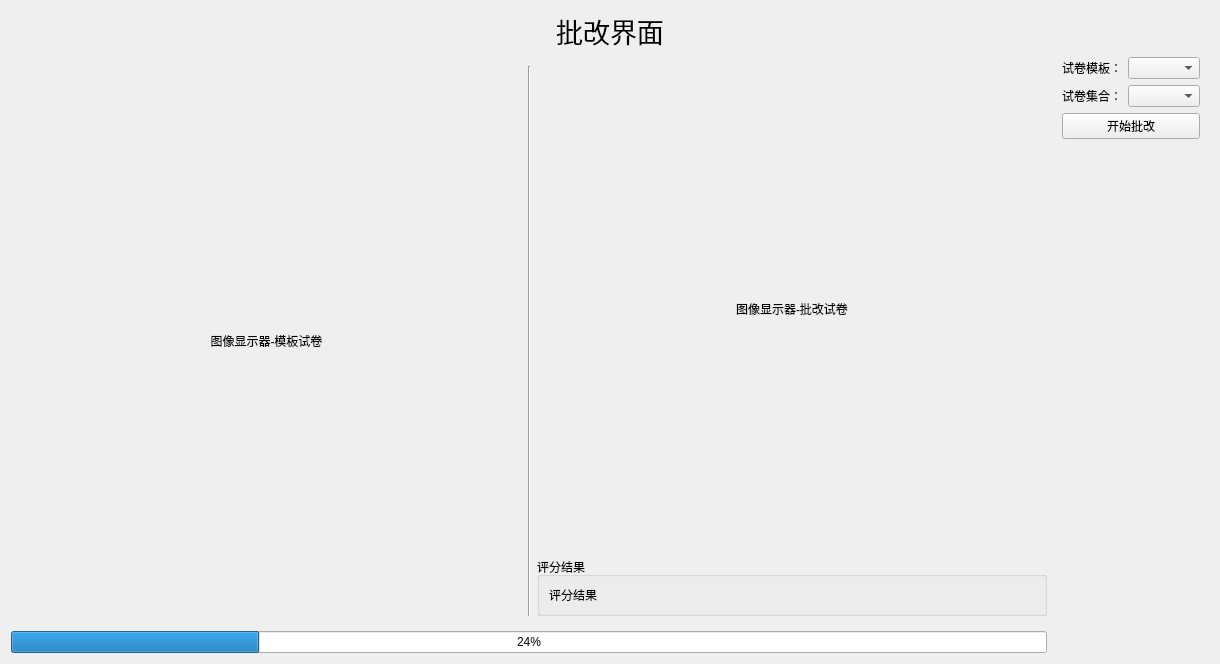
<?xml version="1.0" encoding="UTF-8"?>
<ui version="4.0">
 <class>CheckWidget</class>
 <widget class="QWidget" name="CheckWidget">
  <property name="geometry">
   <rect>
    <x>0</x>
    <y>0</y>
    <width>1220</width>
    <height>664</height>
   </rect>
  </property>
  <property name="windowTitle">
   <string>Form</string>
  </property>
  <layout class="QVBoxLayout" name="verticalLayout_3" stretch="0,1">
   <item>
    <widget class="QLabel" name="label_2">
     <property name="font">
      <font>
       <family>楷体</family>
       <pointsize>20</pointsize>
      </font>
     </property>
     <property name="text">
      <string>批改界面</string>
     </property>
     <property name="alignment">
      <set>Qt::AlignCenter</set>
     </property>
    </widget>
   </item>
   <item>
    <layout class="QHBoxLayout" name="horizontalLayout">
     <item>
      <layout class="QVBoxLayout" name="verticalLayout_2">
       <item>
        <widget class="QWidget" name="widget" native="true">
         <layout class="QHBoxLayout" name="horizontalLayout_2">
          <property name="leftMargin">
           <number>0</number>
          </property>
          <property name="rightMargin">
           <number>0</number>
          </property>
          <item>
           <widget class="QLabel" name="lb_preview">
            <property name="text">
             <string>图像显示器-模板试卷</string>
            </property>
            <property name="alignment">
             <set>Qt::AlignCenter</set>
            </property>
           </widget>
          </item>
          <item>
           <widget class="Line" name="line">
            <property name="orientation">
             <enum>Qt::Vertical</enum>
            </property>
           </widget>
          </item>
          <item>
           <layout class="QVBoxLayout" name="verticalLayout" stretch="1,0">
            <item>
             <widget class="QLabel" name="lb_current">
              <property name="text">
               <string>图像显示器-批改试卷</string>
              </property>
              <property name="alignment">
               <set>Qt::AlignCenter</set>
              </property>
             </widget>
            </item>
            <item>
             <widget class="QGroupBox" name="groupBox">
              <property name="title">
               <string>评分结果</string>
              </property>
              <layout class="QVBoxLayout" name="verticalLayout_4">
               <item>
                <widget class="QLabel" name="lb_result">
                 <property name="text">
                  <string>评分结果</string>
                 </property>
                </widget>
               </item>
              </layout>
             </widget>
            </item>
           </layout>
          </item>
         </layout>
        </widget>
       </item>
       <item>
        <widget class="QProgressBar" name="progressBar">
         <property name="value">
          <number>24</number>
         </property>
        </widget>
       </item>
      </layout>
     </item>
     <item>
      <layout class="QFormLayout" name="formLayout">
       <property name="leftMargin">
        <number>9</number>
       </property>
       <property name="rightMargin">
        <number>9</number>
       </property>
       <item row="0" column="0">
        <widget class="QLabel" name="label_3">
         <property name="text">
          <string>试卷模板：</string>
         </property>
        </widget>
       </item>
       <item row="0" column="1">
        <widget class="QComboBox" name="cb_model"/>
       </item>
       <item row="1" column="0">
        <widget class="QLabel" name="label_4">
         <property name="text">
          <string>试卷集合：</string>
         </property>
        </widget>
       </item>
       <item row="1" column="1">
        <widget class="QComboBox" name="cb_gather"/>
       </item>
       <item row="2" column="0" colspan="2">
        <widget class="QPushButton" name="pb_start">
         <property name="text">
          <string>开始批改</string>
         </property>
        </widget>
       </item>
      </layout>
     </item>
    </layout>
   </item>
  </layout>
 </widget>
 <resources/>
 <connections/>
</ui>
